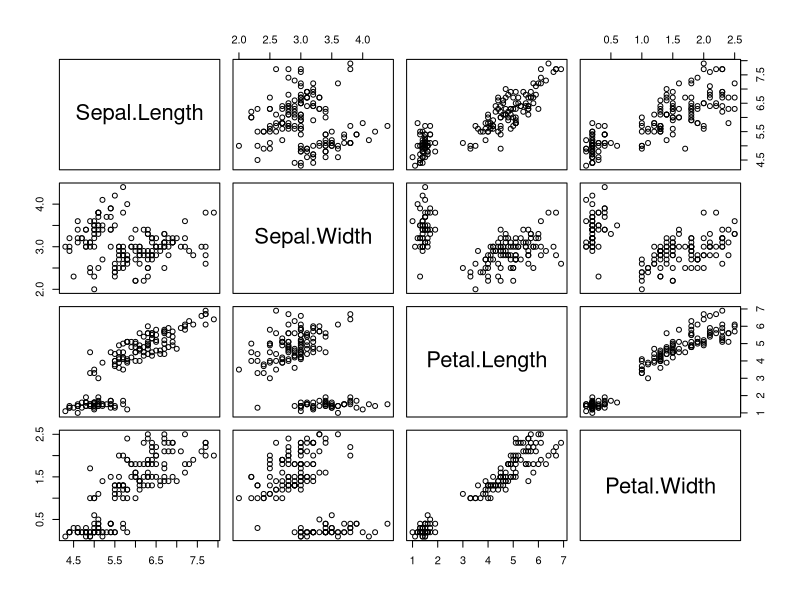
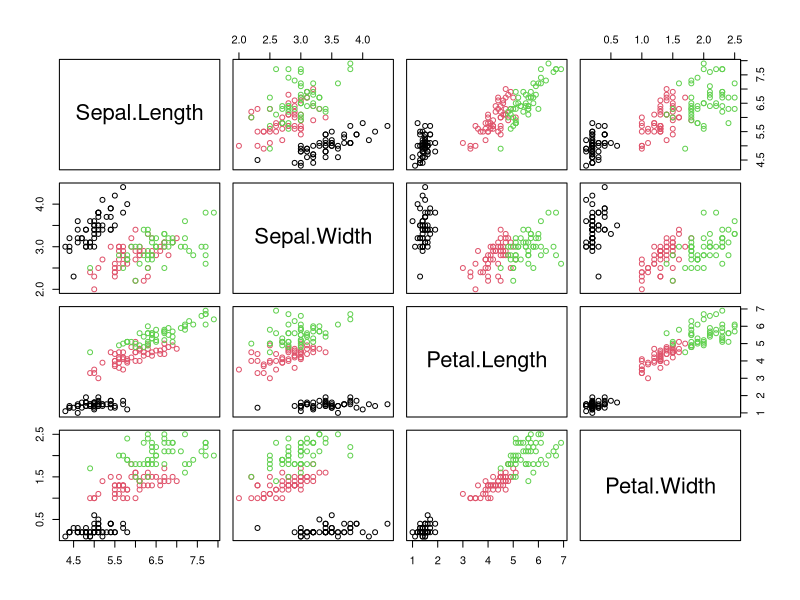
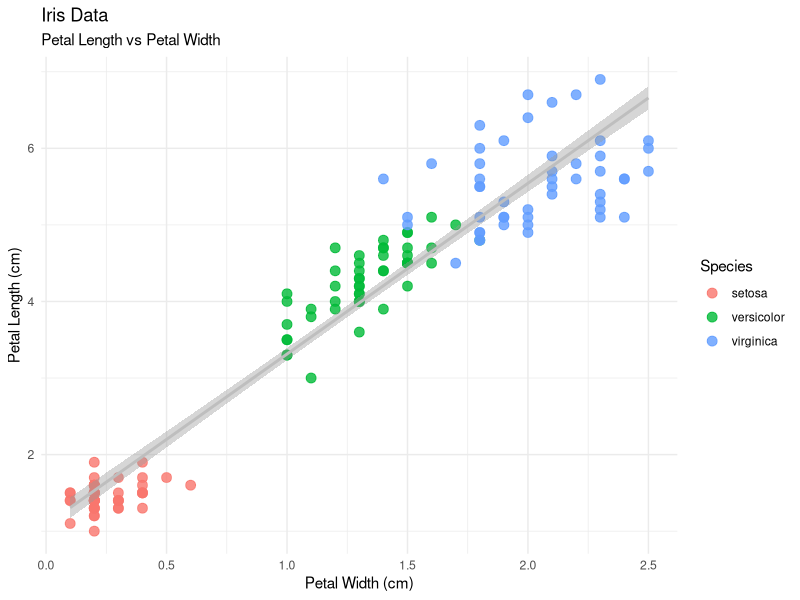
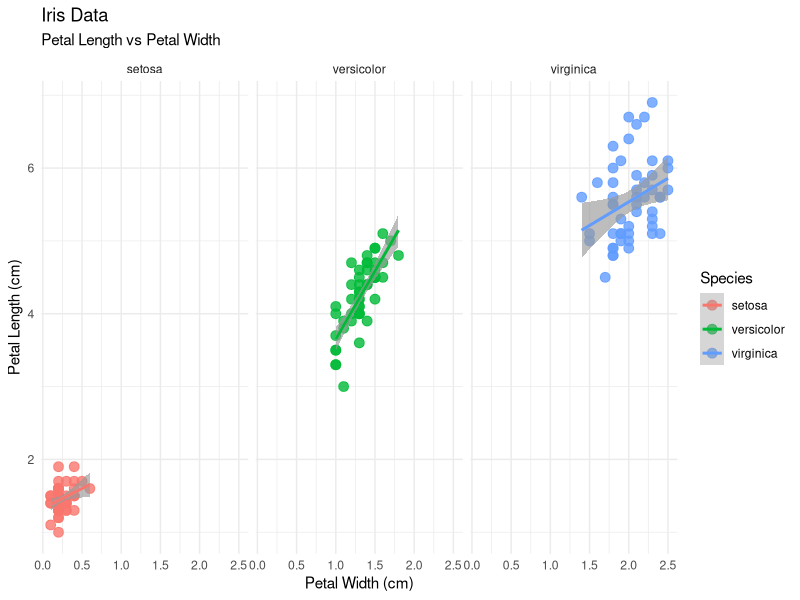
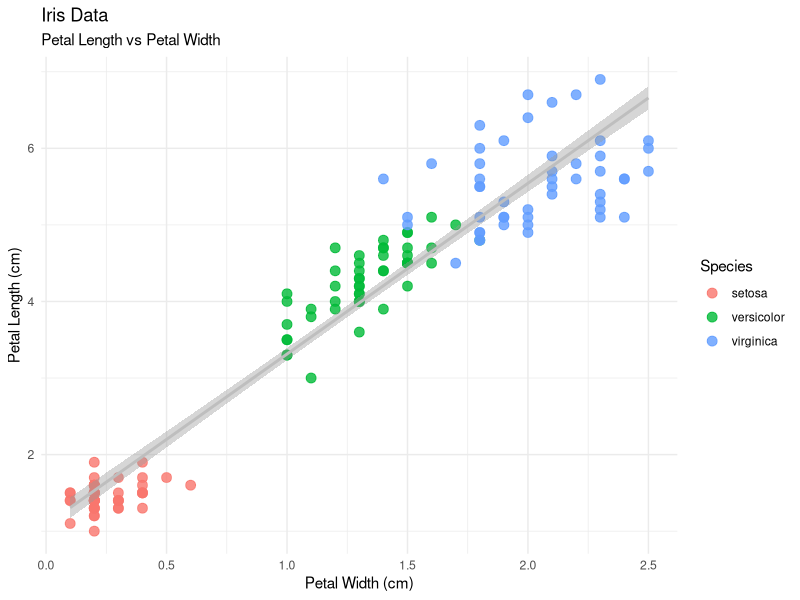

Generate these figures, in order, with R:
## ---- chunk 1
#| label: load_software
#| warning: FALSE
#| message: FALSE
library(tidyverse)
## ---- chunk 2
#| label: sessionInfo
sessionInfo()
## ---- chunk 3
#| label: load_data
#| echo: true
d <- iris
## ---- chunk 4
#| label: tbl-data_inspection
#| tbl-cap: A formatted table with knitr::kable
knitr::kable(head(d))
## ---- chunk 5
#| label: tbl-summary
#| tbl-cap: A text summary of the data

knitr::kable(summary(d))
## ---- chunk 6
#| label: fig-pairwise_corr
#| fig-cap: A graphical summary
plot(d[,-5])
## ---- chunk 7
#| label: fig-pairwise_corr_col
#| fig-cap: A graphical summary with colors
plot(d[,-5], col=d[,5])
## ---- chunk 8
#| label: fig-PL_PW
#| warning: false
#| fig-cap: Iris data (colored by Species)
p <- d %>%
  ggplot(aes(x = Petal.Width, y = Petal.Length)) + 
  geom_point(aes(color=Species), size = 3, alpha = 0.8) +
  geom_smooth(method="lm", color="grey") +
  theme_minimal() +
  labs(title = "Iris Data",
       subtitle = "Petal Length vs Petal Width",
       x = "Petal Width (cm)",
       y = "Petal Length (cm)",
       color = "Species",
       shape = "Species") +
  theme_minimal() 
#  scale_color_manual(values = c("darkorange","purple","cyan4")) 

p
ggsave('quarto_demo.png', plot=p)
## ---- chunk 9
#| label: fig-PL_PW_facet
#| fig-cap: Iris data with caption in margin
#| cap-location: margin
#| warning: false
p +   
  geom_smooth(aes(color=Species), method="lm") +
  facet_wrap(~Species)
